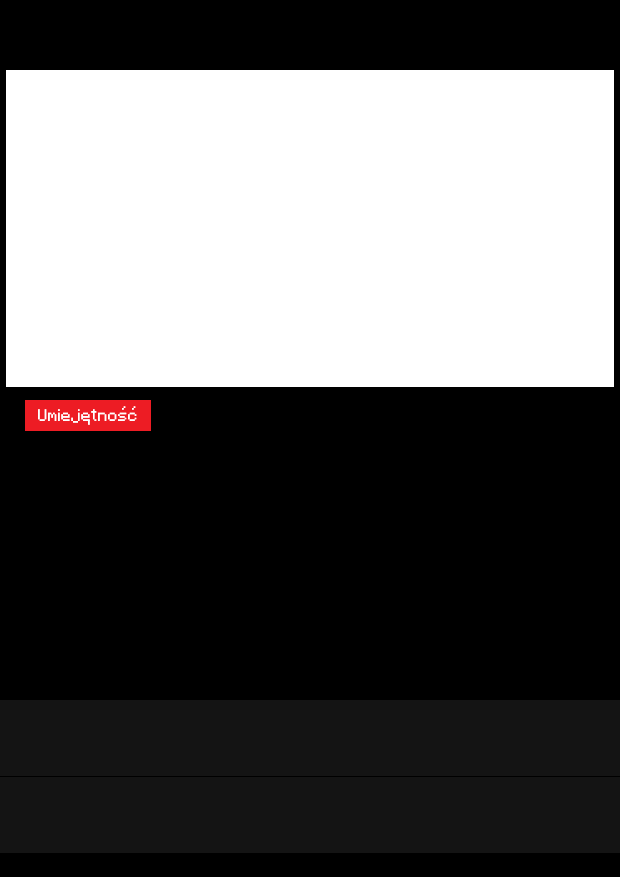
#> input picture data/card.png, 620 x 877 px
$ python script.py
#> lines starting #> are read from the running program, lines starting #| are printed output that depends on the picture; pictures that were not available may be replaced by others from this repository, and a replacement may not be noted
import math
import os
from PIL import Image, ImageOps, ImageDraw, ImageFont
import json as j

font_header = ImageFont.truetype("font.ttf", 35)
font_subheader = ImageFont.truetype("font.ttf", 25)
font_description = ImageFont.truetype("font.ttf", 15)
font_ability = ImageFont.truetype("font.ttf", 25)

# [4 lines left out: function get_move, not called in this run]

ABILITIES = j.load(open(f"abilities.json", f"r", encoding = f"utf8"))
#> (reads abilities.json from the repository)
#> (reads warriors.json from the repository)
#> (reads moves.json from the repository)

def make_card(warrior_data : dict, warrior_id : str) -> None:
#> called with warrior_id = 'wojownik'
    result_card = Image.open(f"data/card.png")
#> result_card is the input picture: PIL image 620x877 RGBA; mean R, G, B, A 95.6, 94.2, 94.3, 255

    result_card.paste(Image.open(f"card_drawings/{warrior_id}.png").resize((607 + 2, 316 + 2)), (6, 70))
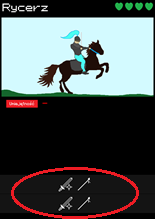
#> input picture data/example_1.png, 155 x 219 px, given in place of wojownik.png, which was not available
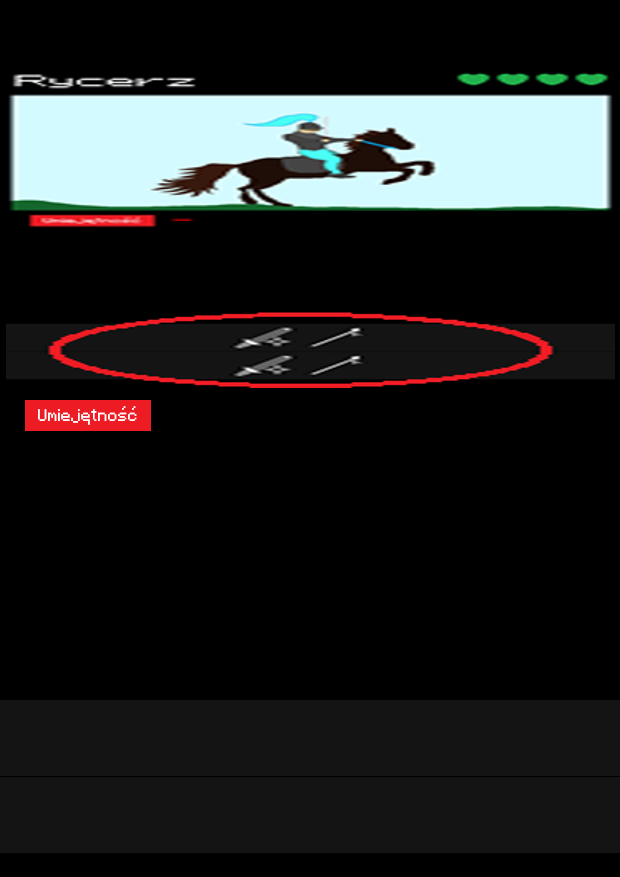
#> result_card: PIL image 620x877 RGBA; mean R, G, B, A 33.2, 34.2, 34.3, 255

    painter = ImageDraw.Draw(result_card)
    painter.text((10, 10), asciinate(warrior_data["name"]), (255, 255, 255), font = font_header)

    ability_name = ABILITIES[warrior_data["ability"]]["name"] if warrior_data["ability"] else "-" #str(warrior_data["ability"])#
    painter.text((170, 400), asciinate(ability_name), (255, 0, 0), font = font_subheader)

    if ability_name != "-":
        ability_description = ABILITIES[warrior_data["ability"]]["desc"]
        n = 0
        for line in ability_description.split("\n"):
            painter.text((25, 450 + 30 * n), asciinate(line), (255, 255, 255), font = font_ability)
            n += 1

    vertical = 0
    horizontal = 0
    for i in range(warrior_data["hp"]):
        result_card.paste(Image.open("data/health_point.png"), (result_card.width - 40 - horizontal * 40, 10 + 15 * vertical))
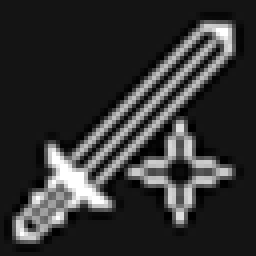
#> input picture data/moveclass_Miecz_64.png, 64 x 64 px, given in place of health_point.png, which was not available (shown 4 times larger)
        horizontal += 1
        if horizontal == 4:
            horizontal = 0
            vertical += 1

    if not "speed" in warrior_data.keys():
        warrior_data["speed"] = 5

    speed_icons_width = 32 * warrior_data["speed"] + 10 * (warrior_data["speed"] - 1)
#> speed_icons_width = 116
    offset = 0
    for i in range(warrior_data["speed"]):
        icon_x = round(620 / 2 - speed_icons_width / 2) + offset
#> icon_x = 252
        icon_y = 700 - 10 - 32

        result_card.paste(Image.open(f"data/speed.png"), (icon_x, icon_y))

        offset += 42

    row = 0
#> row = 0
    for move_data in warrior_data["moveset"]:
        if isinstance(move_data, list):
            n = 0
            all_icons_width = len(move_data) * 64 + (len(move_data) - 1) * 10
            for moveclass in move_data:
                icon_x_offset = n * 64 + (n - 1) * 10
                icon_x = round(result_card.width / 2 - all_icons_width / 2 + icon_x_offset)
#> icon_x = 268

                icon_y = 700 + 77 * row + 38 - 32
#> icon_y = 706

                img = Image.open(f"data/moveclass_{moveclass}_64.png")
#> img is the input picture: PIL image 64x64 RGBA; mean R, G, B, A 50.4, 50.4, 50.4, 255
                result_card.paste(img, (icon_x, icon_y))
                n += 1

        elif isinstance(move_data, dict):
            pass

        row += 1
#> row = 1

    result_card.save(f"cards/{warrior_id}.png")
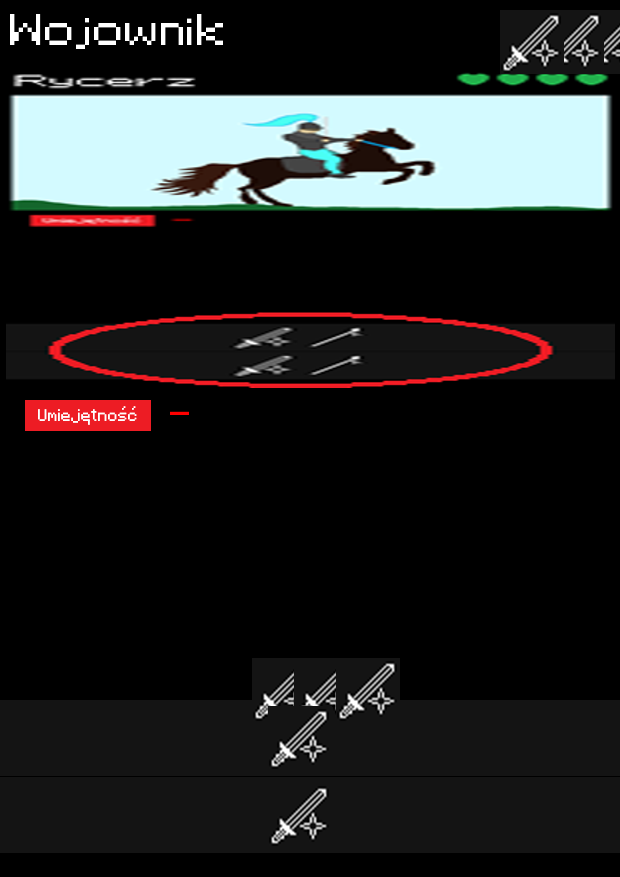
#> saved as wojownik.png: PIL image 620x877 RGBA; mean R, G, B, A 36, 37, 37.1, 255

def asciinate(text : str):
    return text.replace(
        "ą", "a"
    ).replace(
        "ę", "e"
    ).replace(
        "ó", "o"
    ).replace(
        "ż", "z"
    ).replace(
        "ź", "z"
    ).replace(
        "ł", "l"
    ).replace(
        "ś", "s"
    ).replace(
        "ń", "n"
    ).replace(
        "Ż", "Z"
    ).replace(
        " ", "  "
    ).replace(
        "Ł", "L"
    ).replace(
        "ć", "c"
    )

# [85 lines left out: functions make_move_card, create_print_page, make_print_pages, not called in this run]

warriors = j.load(open("warriors.json", "r", encoding="utf8"))
moves = j.load(open("moves.json", "r", encoding="utf8"))
# make_card(warriors["rycerz_1"], "rycerz_1")
# make_card(warriors["rycerz_2"], "rycerz_2")
# make_card(warriors["husarz"], "husarz")
# make_move_card(get_move("blade", 0))
# make_move_card(get_move("blade", 1))
# create_print_page([
#     "rycerz_1",
#     "rycerz_1",
#     "rycerz_1",
#     "rycerz_1",
#     "rycerz_2",
#     "rycerz_2",
#     "rycerz_2",
#     "husarz",
#     "husarz",
# ])

for warrior_id in warriors.keys():
    # if not f"{warrior_id}.png" in os.listdir(f"cards/"):
#> (the run stopped early here; a loop or call above may not have finished)
